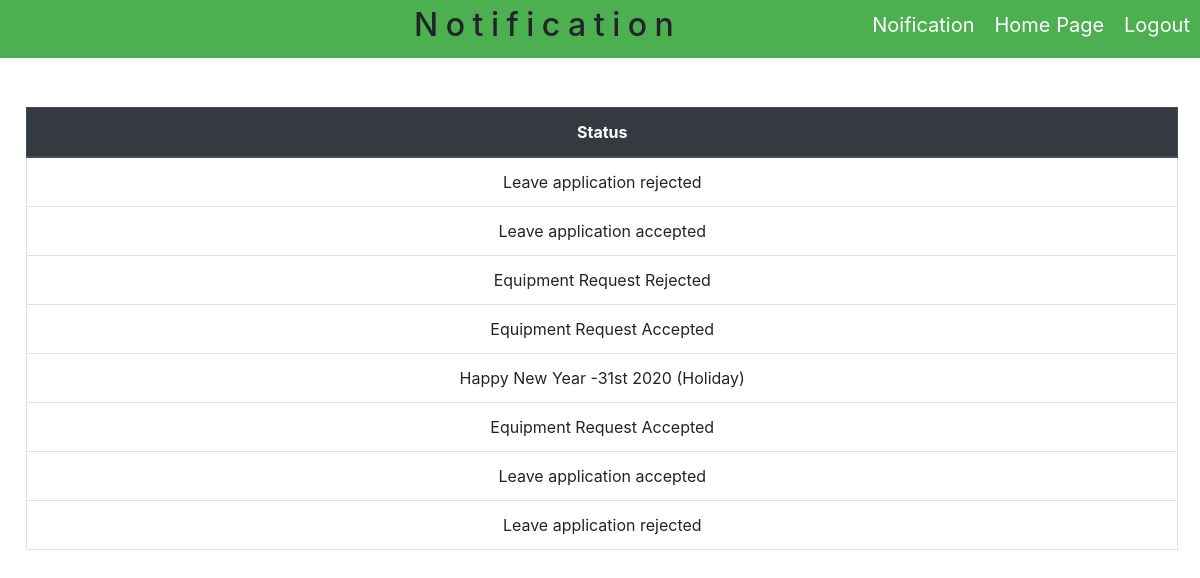
The app's page /view/DoctorNotification.php (signed in) with its own data.
### tables this page shows
CREATE TABLE `dnotification` (
  `id` int(10) NOT NULL,
  `did` varchar(100) NOT NULL,
  `msg` varchar(100) NOT NULL
);

### model/db_connect.php (called while the page is built, shortened)
<?php
	$servername="localhost";
	$username="root";
	$password="";
	$databasename="digitalhospital";
	function getdata ($query)
	{
		global $servername;
		global $username;
		global $password;
		global $databasename;
		$data=array();
		$conn=mysqli_connect($servername,$username,$password,$databasename);
		$result=mysqli_query($conn,$query);
		if (mysqli_num_rows($result)>0) {
			while ($rows=mysqli_fetch_assoc($result)) {
				$entity=array();
				foreach ($rows as $key => $value) {
					$entity[$key]=$rows[$key];
				}
				$data[]=$entity;
			}
		}
		return $data;
	}
?>

### control/DoctorsControls.php (called while the page is built, shortened)
<?php
	include '../model/db_connect.php';
function dnotification($did)
{
	$notification="SELECT * FROM `dnotification` WHERE did IN('$did','bulbul')";
	$results=getdata($notification);
	return $results;
}
?>

### view/DoctorNotification.php (the view, shortened to what this page needs)
<?php
	include 'CSS/bootstrap.php';
	include '../control/DoctorsControls.php';
	$notifications=dnotification($_SESSION['did']);
?>
<html>
	<head>
		<link rel="stylesheet"type="text/css"href="CSS/doctorcss.css">
	</head>
	<button class="button"name="home"onclick="window.location='../control/LogoutControl.php'">Logout</button>
	<button type="button"name="home"class="button"onclick="window.location='DoctorHomePage.php'">Home Page</button>
	<button class="button"onclick="window.location='DoctorNotification.php'">Noification</button>
	<body>
		<div class="div1">
			<h2>Notification</h2>
		</div>
		<div class="table">
			<table class="table table-hover table-bordered ">
			  <thead>
			    <tr class="thead-dark">
					<th scope="col">Status</th>
			    </tr>
			  </thead>
			  <tbody>
			  	<?php foreach ($notifications as $value) { ?>
			  		<tr>
						<td><?php echo $value['msg'] ?></td>
				    </tr>
			  	<?php } ?>
			  </tbody>
			</table>
		</div>
	</body>
</html>

### view/CSS/doctorcss.css (style rules this page uses)
* { margin:0px; padding:0px; }
.div1 { background-color: #4CAF50; padding: 6px; text-align:center; }
h2 { letter-spacing: 7.5px; font-family: inherit; font-size: 32px; margin-left: 227px; }
.button { float: right; padding: 10px; background-color: #4CAF50; border: none; cursor: pointer; color: white; font-family: inherit; font-size: 20px; }
.table { width: 98%; margin: 49px 0px 0px 13px; text-align: center; }

### records on screen
dnotification: msg "Leave application rejected"
dnotification: msg "Leave application accepted"
dnotification: msg "Equipment Request Rejected"
dnotification: msg "Equipment Request Accepted"
dnotification: msg "Happy New Year -31st 2020 (Holiday)"
dnotification: msg "Equipment Request Accepted"
dnotification: msg "Leave application accepted"
dnotification: msg "Leave application rejected"
